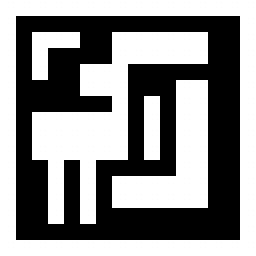

This game map was drawn from its Tiled (.tmx) file and the tilesets committed beside it. A one-line description and the full map source follow:
An orthogonal 16x16 tile map with 16x16 px tiles, 1 tile layer (Tile Layer 1) and 15 objects.

<map version="1.5" tiledversion="1.7.1" orientation="orthogonal" renderorder="right-down" width="16" height="16" tilewidth="16" tileheight="16" infinite="0" nextlayerid="5" nextobjectid="17">
 <tileset firstgid="1" source="map.tsx" />
 <layer id="1" name="Tile Layer 1" width="16" height="16">
  <data encoding="csv">
1,1,1,1,1,1,1,1,1,1,1,1,1,1,1,1,
1,2,2,2,2,2,2,2,2,2,2,2,2,2,2,1,
1,2,1,1,1,2,2,1,1,1,1,1,1,2,2,1,
1,2,1,2,2,2,2,1,1,1,1,1,1,2,2,1,
1,2,1,2,2,1,1,1,2,2,2,2,2,2,2,1,
1,2,2,2,2,1,1,1,2,2,2,1,1,2,2,1,
1,2,2,2,2,2,2,1,2,1,2,1,1,2,2,1,
1,2,1,1,1,1,1,1,2,1,2,1,1,2,2,1,
1,2,1,1,1,1,1,1,2,1,2,1,1,2,2,1,
1,2,1,1,1,1,1,1,2,1,2,1,1,2,2,1,
1,2,2,1,2,1,2,2,2,2,2,1,1,2,2,1,
1,2,2,1,2,1,2,1,1,1,1,1,1,2,2,1,
1,2,2,1,2,1,2,1,1,1,1,1,1,2,2,1,
1,2,2,1,2,1,2,2,2,2,2,2,2,2,2,1,
1,2,2,2,2,2,2,2,2,2,2,2,2,2,2,1,
1,1,1,1,1,1,1,1,1,1,1,1,1,1,1,1
</data>
 </layer>
 <objectgroup id="4" name="Collisions">
  <object id="2" x="0" y="0" width="256" height="16" />
  <object id="3" x="0" y="0" width="16" height="256" />
  <object id="4" x="16" y="240" width="224" height="16" />
  <object id="5" x="240" y="16" width="16" height="240" />
  <object id="6" x="48" y="160" width="16" height="64" />
  <object id="7" x="32" y="112" width="96" height="48" />
  <object id="8" x="80" y="160" width="16" height="64" />
  <object id="9" x="32" y="32" width="48" height="16" />
  <object id="10" x="32" y="48" width="16" height="32" />
  <object id="11" x="112" y="32" width="96" height="32" />
  <object id="12" x="80" y="64" width="48" height="32" />
  <object id="13" x="112" y="96" width="16" height="16" />
  <object id="14" x="144" y="96" width="16" height="64" />
  <object id="15" x="112" y="176" width="96" height="32" />
  <object id="16" x="176" y="80" width="32" height="96" />
 </objectgroup>
</map>